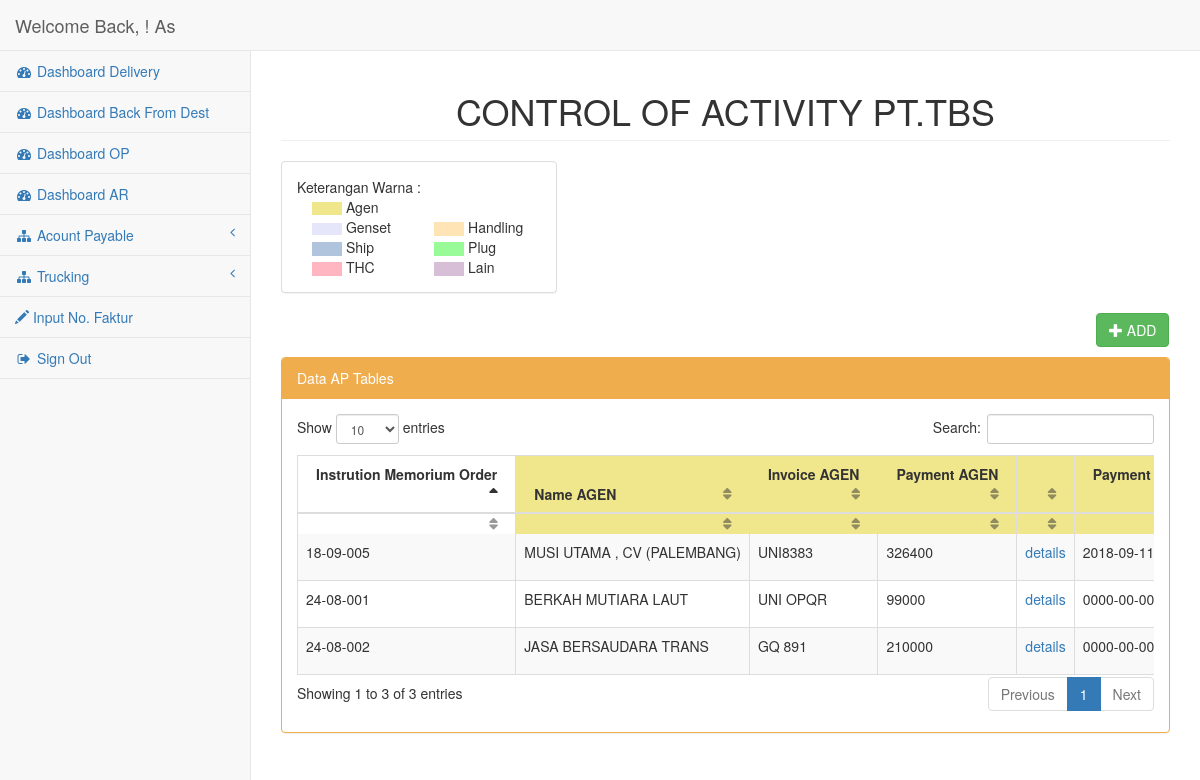
The page /index.php/pagecontrol/dashAP on the database its author committed.
### tables this page shows
CREATE TABLE `ap` (
  `inv_ag` varchar(20) NOT NULL,
  `pay_ag` int(11) NOT NULL,
  `date_ag` date NOT NULL,
  `rent_genset` varchar(30) NOT NULL,
  `inv_genset` varchar(20) DEFAULT NULL,
  `pay_genset` int(11) NOT NULL,
  `date_genset` date NOT NULL,
  `name_ship` varchar(30) DEFAULT NULL,
  `inv_ship` varchar(20) NOT NULL,
  `pay_ship` int(11) NOT NULL,
  `date_ship` date NOT NULL,
  `name_ag` varchar(50) DEFAULT NULL,
  `inv_thc` varchar(20) DEFAULT NULL,
  `pay_thc` int(11) DEFAULT NULL,
  `date_thc` date DEFAULT NULL,
  `inv_handl` varchar(20) DEFAULT NULL,
  `pay_handl` int(11) DEFAULT NULL,
  `date_handl` date DEFAULT NULL,
  `inv_plug` varchar(20) DEFAULT NULL,
  `pay_plug` int(11) DEFAULT NULL,
  `date_plug` date DEFAULT NULL,
  `inv_lain` varchar(20) DEFAULT NULL,
  `pay_lain` int(11) DEFAULT NULL,
  `date_lain` date DEFAULT NULL,
  `IMO` varchar(12) NOT NULL
);

### application/controllers/Pagecontrol.php (called while the page is built, shortened)
<?php
class Pagecontrol extends CI_Controller {
	public function __construct()
	{
	$this->load->helper('form');
	$this->load->helper('url');
	$this->load->library('pdf');
	}
	public function dashAP(){
		$this->load->model('pagemodel');
		$data['dataAP'] = $this->pagemodel->getAP();
		$this->load->view('dashboard_AP', $data);
	}
}

### index.php (called while the page is built, shortened)
<?php
require_once BASEPATH.'core/CodeIgniter.php';

### application/models/Pagemodel.php (called while the page is built, shortened)
<?php
class Pagemodel extends CI_Model
{
	function getAP(){
		$this->db->select('*');
		$this->db->from('ap');
		$data = $this->db->get();
		return $data->result();
	}
}

### application/views/dashboard_AP.php (the view, shortened to what this page needs)
<!DOCTYPE html>
<html lang="en">
<head>
    <link href="<?php echo base_url()?>assets/vendor/bootstrap/css/bootstrap.min.css" rel="stylesheet">
    <link href="<?php echo base_url()?>assets/vendor/metisMenu/metisMenu.min.css" rel="stylesheet">
    <link href="<?php echo base_url()?>assets/vendor/datatables-plugins/dataTables.bootstrap.css" rel="stylesheet">
    <link href="<?php echo base_url()?>assets/vendor/datatables-responsive/dataTables.responsive.css" rel="stylesheet">
    <link href="<?php echo base_url()?>assets/dist/css/sb-admin-2.css" rel="stylesheet">
    <link href="<?php echo base_url()?>assets/vendor/font-awesome/css/font-awesome.min.css" rel="stylesheet" type="text/css">
</head>
<body>
    <div id="wrapper">
        <nav class="navbar navbar-default navbar-static-top" role="navigation" style="margin-bottom: 0">
            <div class="navbar-header">
                <a class="navbar-brand" href="index.html">Welcome Back, <?php echo $this->session->userdata('ses_nama');?>! As <?php echo $this->session->userdata('akses');?></a>
            </div>
            <div class="navbar-default sidebar" role="navigation">
                <div class="sidebar-nav navbar-collapse">
                    <ul class="nav" id="side-menu">
                        <li>
                            <a href="<?php echo base_url().'index.php/pagecontrol/dashboard' ?>"><i class="fa fa-dashboard fa-fw"></i> Dashboard Delivery</a>
                        </li>
                        <li>
                            <a href="<?php echo base_url().'index.php/pagecontrol/dashboard2' ?>"><i class="fa fa-dashboard fa-fw"></i> Dashboard Back From Dest</a>
                        </li>
                        <li>
                            <a href="<?php echo base_url().'index.php/pagecontrol/dashOP' ?>"><i class="fa fa-dashboard fa-fw"></i> Dashboard OP</a>
                        </li>
                        <li>
                            <a href="<?php echo base_url().'index.php/pagecontrol/dashAR' ?>"><i class="fa fa-dashboard fa-fw"></i> Dashboard AR</a>
                        </li>
                        <li>
                            <a href="#"><i class="fa fa-sitemap fa-fw"></i> Acount Payable<span class="fa arrow"></span></a>
                        </li>
                        <li>
                            <a href="#"><i class="fa fa-sitemap fa-fw"></i> Trucking<span class="fa arrow"></span></a>
                        </li>
                        <li>
                            <a href="<?php echo base_url().'index.php/pagecontrol/dashPajak' ?>"><i class="glyphicon glyphicon-pencil  "></i> Input No. Faktur</a>
                        </li>
                        <li>
                            <a href="<?php echo base_url().'index.php/pagecontrol/logout' ?>""><i class="fa fa-sign-out fa-fw"></i> Sign Out</a>
                        </li>
                    </ul>
                </div>
            </div>
        </nav>
        <div id="page-wrapper">
            <div class="row">
                <div class="col-lg-12">
                    <h1 class="page-header"><center>CONTROL OF ACTIVITY PT.TBS</center></h1>
                </div>
            </div>
            <div class="row">
                <div class="col-md-4">
                    <div class="panel panel-default">
                        <div class="panel-body">
                            Keterangan Warna : <br>
                            <div class="col-md-6">
                            <img src="<?php echo base_url(); ?>assets/image/agen.jpg" width=30px> Agen
                            <br><img src="<?php echo base_url(); ?>assets/image/genset.jpg" width=30px> Genset
                            <br><img src="<?php echo base_url(); ?>assets/image/ship.jpg" width=30px> Ship
                            <br><img src="<?php echo base_url(); ?>assets/image/thc.jpg" width=30px> THC
                            </div>
                            <div class="col-md-6">
                            <br><img src="<?php echo base_url(); ?>assets/image/handling.jpg" width=30px> Handling
                            <br><img src="<?php echo base_url(); ?>assets/image/plug.jpg" width=30px> Plug
                            <br><img src="<?php echo base_url(); ?>assets/image/lain.jpg" width=30px> Lain
                            </div>
                        </div>
                    </div>
                </div>
            </div>
             <div class="row">
                <div class="col-lg-12">
                <div class="col-md-offset-11" style="padding-bottom: 10px">
                    <a href="<?php echo base_url()."index.php/pagecontrol/formAP"?>"><button type="button" class="btn btn-success"><i class="glyphicon glyphicon-plus"></i>  ADD</button></a>
                </div>
                     <div class="panel panel-yellow">
                        <div class="panel-heading">
                            Data AP Tables
                        </div>
                        <div class="panel-body">
                                <div class="table-responsive-sm">
                            <table id="dtHorizontalExample" class="table table-striped table-bordered table-sm" cellspacing="0" width="100%">
                                <thead>
                                    <tr>
                                        <th>Instrution Memorium Order</th>
                                        <th style="background-color: khaki">Name AGEN</th>
                                        <th style="background-color: khaki">Invoice AGEN</th>
                                        <th style="background-color: khaki">Payment AGEN</th>
                                        <th style="background-color: khaki"></th>
                                        <th style="background-color: khaki">Payment Date AGEN</th>
                                    </tr>
                                </thead>
                                <tbody>
                                        <?php foreach ($dataAP as $ap) { ?>
                                    <tr class="odd gradeX">
                                        <td><?php echo $ap->IMO ?></td>
                                        <td><?php echo $ap->name_ag ?></td>
                                        <td><?php echo $ap->inv_ag ?></td>
                                        <td><?php echo $ap->pay_ag ?></td>
                                        <td><a href="detAgen/<?php echo $ap->IMO; ?>">details</a></td>
                                        <td><?php echo $ap->date_ag ?></td>
                                    </tr>
                                    <?php } ?>
                                </tbody>
                            </table>
                        </div>
                        </div>
                    </div>
                </div>
                </div>
            </div>
        </div>
</body>
</html>

### application/views/dashboard_AP.php (style rules this page uses)
#dtHorizontalExample th, td { white-space: nowrap; }

### rows shown on the page
ap: IMO "24-08-002", name_ag "JASA BERSAUDARA TRANS", inv_ag "GQ 891", pay_ag "210000", date_ag "0000-00-00"
ap: IMO "24-08-001", name_ag "BERKAH MUTIARA LAUT", inv_ag "UNI OPQR", pay_ag "99000", date_ag "0000-00-00"
ap: IMO "18-09-005", name_ag "MUSI UTAMA , CV (PALEMBANG)", inv_ag "UNI8383", pay_ag "326400", date_ag "2018-09-11"
